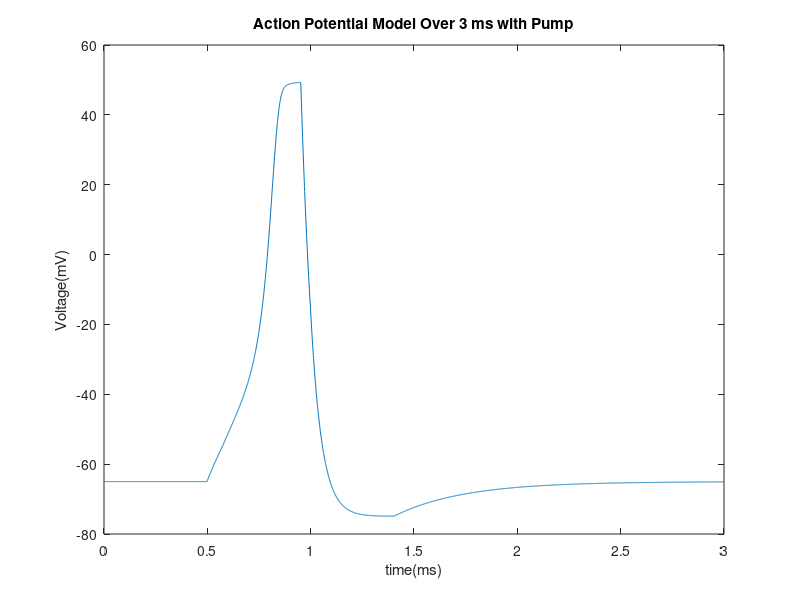
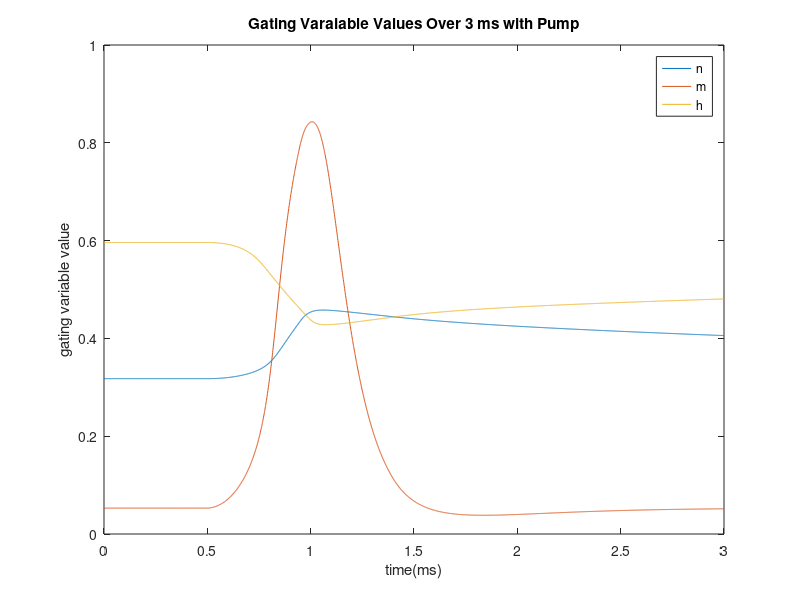

Source code (MATLAB) for these figures, in order:
%Constants
capitance = 0.1; % microfarads per centimeter squared
applied_current = 0; %nanoampheres

sodium_displacement = 50; % displacement from the equilibrium  ...
                          % potential in milllivolts
potassium_displacement = -77; % displacement from the equilibrium ...
                              % potential in milllivolts
leakage_displacement = -54.4; % displacement from the equilibrium ...
                               % potential in milllivolts

sodium_conductance = 120; % maximum conductance in millisiemens per ...
                          % centimeters squared
potassium_conductance = 36; % maximum conductance in millisiemens per ...
                            % centimeters squared
leakage_conductance = 0.3; % maximum conductance in millisiemens per ...
                           % centimeters squared
depolorization = 0; %bool used in conditionals 

hyperpolorization = 1; %bool used in conditionals

Na_K_threshold = 49.3; %voltage level where sodium gates close and 
                       %potassium gates open mV
                       
I = 15; %amount which will be applied to the simulation nA

Na_act = -55; %voltage level sodium gates open initially mV

time = 3; % milliseconds
delta_time = .001; % milliseconds
number_iterations = time/delta_time;
time_array = zeros(1, number_iterations); % time array
time_curr = .5; %time where current is applied ms
curr_duratoion = .5; %duration of applied current ms

an = @(voltage) (0.01 * (voltage + 55))/(1 - exp(-(voltage + 55) / 10));
     % n-gate opening rate constant in meters per second
am = @(voltage) (0.1 * (voltage + 40))/(1 - exp(-(voltage + 40) / 10));
     % m-gate opening rate constant in meters per second
ah = @(voltage) (0.07 * exp(-(voltage + 65) / 20));
     % h-gate opening rate constant in meters per second
bn = @(voltage) (0.125 * exp(-(voltage + 65) / 80));
     % n-gate closing rate constant in meters per second
bm = @(voltage) (4 * exp(-(voltage + 65) / 18));
     % m-gate closing rate constant in meters per second
bh = @(voltage) (1 / (exp(-(voltage + 35) / 10) + 1));
     % h-gate closing rate constant in meters per second

sodium_channel_current = @(voltage, n, m, h) (sodium_conductance * m^3 * ...
    h * (voltage - sodium_displacement)); %nanoampheres
potassium_channel_current = @(voltage, n, m, h) (potassium_conductance * ...
    n^4 * (voltage - potassium_displacement)); %nanoampheres
leakage_current = @(voltage, n, m, h) (leakage_conductance * ...
	(voltage - leakage_displacement)); %nanoampheres

%Differential equation for voltage with no potassium current
dvdt = @(voltage, I, n, m, h) (((1 / capitance) * ...
     (I - (sodium_channel_current(voltage, n, m, h) + ...
     leakage_current(voltage, n, m, h)-leakage_current(-65,n,m,h)))));
 
%Differential equation for voltage with no sodium current
dvdt2 = @(voltage, I, n, m, h) (((1 / capitance) * ...
     (I - (potassium_channel_current(voltage, n, m, h) + ...
     leakage_current(voltage, n, m, h)-leakage_current(-65,n,m,h)))));
 
%Differential equation for voltage with no potassium current 
 dvdt3 = @(voltage, I, n, m, h) (((1 / capitance) * ...
     (I - (leakage_current(voltage, n, m, h)-leakage_current(-65,n,m,h)))));
 

dndt = @(voltage, n, m, h) ((an(voltage) * (1 - n) - bn(voltage) * n));
dmdt = @(voltage, n, m, h) ((am(voltage) * (1 - m) - bm(voltage) * m));
dhdt = @(voltage, n, m, h) ((ah(voltage) * (1 - h) - bh(voltage) * h));
   
% initial values
V = zeros(1, number_iterations); % initialized voltage array
V(1) = -65; % initial voltage in millivolts
n = zeros(1, number_iterations); % initialized n array
n(1) = an(V(1)) / (an(V(1)) + bn(V(1))); % initial n-value
m = zeros(1, number_iterations); % initialized m array
m(1) = am(V(1)) / (am(V(1)) + bm(V(1))); % initial m-value
h = zeros(1, number_iterations); % initialized h array
h(1) = ah(V(1)) / (ah(V(1)) + bh(V(1))); % initial h-value
       
for i = 2:number_iterations
    time_array(i) = (i - 1) * delta_time;
    
     %checks for the correct time to apply the current to the system
    if i*delta_time == time_curr
         applied_current = I;
     end
    if i*delta_time == time_curr+curr_duratoion
         applied_current = applied_current-I;
    end
    
    %checks if the voltage is abvoe the sodium activation threshold
    if V(i-1) <= Na_act && depolorization == 0
    
        k1 = delta_time * dvdt3(V(i - 1), applied_current, n(i - 1),...
            m(i - 1), h(i - 1));
        n1 = delta_time * dndt(V(i - 1), n(i - 1), m(i - 1), h(i - 1));
        m1 = delta_time * dmdt(V(i - 1), n(i - 1), m(i - 1), h(i - 1)); 
        h1 = delta_time * dhdt(V(i - 1), n(i - 1), m(i - 1), h(i - 1));

        k2 = delta_time * dvdt3(V(i - 1) + (0.5 * k1), applied_current,...
            n(i - 1) + ...
            (0.5 * n1), m(i - 1) + (0.5 * m1), h(i - 1) + (0.5 * h1));
        n2 = delta_time * dndt(V(i - 1) + (0.5 * k1), n(i - 1) + ...
            (0.5 * n1), m(i - 1) + (0.5 * m1), h(i - 1) + (0.5 * h1));
        m2 = delta_time * dmdt(V(i - 1) + (0.5 * k1), n(i - 1) + ...
            (0.5 * n1), m(i - 1) + (0.5 * m1), h(i - 1) + (0.5 * h1));
        h2 = delta_time * dhdt(V(i - 1) + (0.5 * k1), n(i - 1) + ...
            (0.5 * n1), m(i - 1) + (0.5 * m1), h(i - 1) + (0.5 * h1));

        k3 = delta_time * dvdt3(V(i - 1) + (0.5 * k2), applied_current,...
            n(i - 1) + ...
            (0.5 * n2), m(i - 1) + (0.5 * m2), h(i - 1) + (0.5 * h2));
        n3 = delta_time * dndt(V(i - 1) + (0.5 * k2), n(i - 1) + ...
            (0.5 * n2), m(i - 1) + (0.5 * m2), h(i - 1) + (0.5 * h2));
        m3 = delta_time * dmdt(V(i - 1) + (0.5 * k2), n(i - 1) + ...
            (0.5 * n2), m(i - 1) + (0.5 * m2), h(i - 1) + (0.5 * h2));
        h3 = delta_time * dhdt(V(i - 1) + (0.5 * k2), n(i - 1) + ...
            (0.5 * n2), m(i - 1) + (0.5 * m2), h(i - 1) + (0.5 * h2));

        k4 = delta_time * dvdt3(V(i - 1) + k3, applied_current, n(i - 1)...
            + n3, m(i - 1) + m3, ...
            h(i - 1) + h3);
        n4 = delta_time * dndt(V(i - 1) + k3, n(i - 1) + n3, m(i - 1) + m3, ...
            h(i - 1) + h3);
        m4 = delta_time * dmdt(V(i - 1) + k3, n(i - 1) + n3, m(i - 1) + m3, ...
            h(i - 1) + h3);
        h4 = delta_time * dhdt(V(i - 1) + k3, n(i - 1) + n3, m(i - 1) + m3, ...
            h(i - 1) + h3);
        %checks if voltage allows potassium gates to open
    elseif V(i-1) < Na_K_threshold && depolorization == 0

        k1 = delta_time * dvdt(V(i - 1), applied_current, n(i - 1),...
            m(i - 1), h(i - 1));
        n1 = delta_time * dndt(V(i - 1), n(i - 1), m(i - 1), h(i - 1));
        m1 = delta_time * dmdt(V(i - 1), n(i - 1), m(i - 1), h(i - 1)); 
        h1 = delta_time * dhdt(V(i - 1), n(i - 1), m(i - 1), h(i - 1));

        k2 = delta_time * dvdt(V(i - 1) + (0.5 * k1), applied_current,...
            n(i - 1) + ...
            (0.5 * n1), m(i - 1) + (0.5 * m1), h(i - 1) + (0.5 * h1));
        n2 = delta_time * dndt(V(i - 1) + (0.5 * k1), n(i - 1) + ...
            (0.5 * n1), m(i - 1) + (0.5 * m1), h(i - 1) + (0.5 * h1));
        m2 = delta_time * dmdt(V(i - 1) + (0.5 * k1), n(i - 1) + ...
            (0.5 * n1), m(i - 1) + (0.5 * m1), h(i - 1) + (0.5 * h1));
        h2 = delta_time * dhdt(V(i - 1) + (0.5 * k1), n(i - 1) + ...
            (0.5 * n1), m(i - 1) + (0.5 * m1), h(i - 1) + (0.5 * h1));

        k3 = delta_time * dvdt(V(i - 1) + (0.5 * k2), applied_current,...
            n(i - 1) + ...
            (0.5 * n2), m(i - 1) + (0.5 * m2), h(i - 1) + (0.5 * h2));
        n3 = delta_time * dndt(V(i - 1) + (0.5 * k2), n(i - 1) + ...
            (0.5 * n2), m(i - 1) + (0.5 * m2), h(i - 1) + (0.5 * h2));
        m3 = delta_time * dmdt(V(i - 1) + (0.5 * k2), n(i - 1) + ...
            (0.5 * n2), m(i - 1) + (0.5 * m2), h(i - 1) + (0.5 * h2));
        h3 = delta_time * dhdt(V(i - 1) + (0.5 * k2), n(i - 1) + ...
            (0.5 * n2), m(i - 1) + (0.5 * m2), h(i - 1) + (0.5 * h2));

        k4 = delta_time * dvdt(V(i - 1) + k3, applied_current, n(i - 1)...
            + n3, m(i - 1) + m3, ...
            h(i - 1) + h3);
        n4 = delta_time * dndt(V(i - 1) + k3, n(i - 1) + n3, m(i - 1) + m3, ...
            h(i - 1) + h3);
        m4 = delta_time * dmdt(V(i - 1) + k3, n(i - 1) + n3, m(i - 1) + m3, ...
            h(i - 1) + h3);
        h4 = delta_time * dhdt(V(i - 1) + k3, n(i - 1) + n3, m(i - 1) + m3, ...
            h(i - 1) + h3);
        
        %checks and opens potassium gates
    elseif V(i-1) > Na_K_threshold && depolorization == 0 ...
            && hyperpolorization == 1 
        
        depolorization = 1;
        k1 = delta_time * dvdt2(V(i - 1), applied_current, n(i - 1),...
            m(i - 1), h(i - 1));
        n1 = delta_time * dndt(V(i - 1), n(i - 1), m(i - 1), h(i - 1));
        m1 = delta_time * dmdt(V(i - 1), n(i - 1), m(i - 1), h(i - 1)); 
        h1 = delta_time * dhdt(V(i - 1), n(i - 1), m(i - 1), h(i - 1));

        k2 = delta_time * dvdt2(V(i - 1) + (0.5 * k1), applied_current,...
            n(i - 1) + ...
            (0.5 * n1), m(i - 1) + (0.5 * m1), h(i - 1) + (0.5 * h1));
        n2 = delta_time * dndt(V(i - 1) + (0.5 * k1), n(i - 1) + ...
            (0.5 * n1), m(i - 1) + (0.5 * m1), h(i - 1) + (0.5 * h1));
        m2 = delta_time * dmdt(V(i - 1) + (0.5 * k1), n(i - 1) + ...
            (0.5 * n1), m(i - 1) + (0.5 * m1), h(i - 1) + (0.5 * h1));
        h2 = delta_time * dhdt(V(i - 1) + (0.5 * k1), n(i - 1) + ...
            (0.5 * n1), m(i - 1) + (0.5 * m1), h(i - 1) + (0.5 * h1));

        k3 = delta_time * dvdt2(V(i - 1) + (0.5 * k2), applied_current,...
            n(i - 1) + ...
            (0.5 * n2), m(i - 1) + (0.5 * m2), h(i - 1) + (0.5 * h2));
        n3 = delta_time * dndt(V(i - 1) + (0.5 * k2), n(i - 1) + ...
            (0.5 * n2), m(i - 1) + (0.5 * m2), h(i - 1) + (0.5 * h2));
        m3 = delta_time * dmdt(V(i - 1) + (0.5 * k2), n(i - 1) + ...
            (0.5 * n2), m(i - 1) + (0.5 * m2), h(i - 1) + (0.5 * h2));
        h3 = delta_time * dhdt(V(i - 1) + (0.5 * k2), n(i - 1) + ...
            (0.5 * n2), m(i - 1) + (0.5 * m2), h(i - 1) + (0.5 * h2));

        k4 = delta_time * dvdt2(V(i - 1) + k3, applied_current, n(i - 1)...
            + n3, m(i - 1) + m3, ...
            h(i - 1) + h3);
        n4 = delta_time * dndt(V(i - 1) + k3, n(i - 1) + n3, m(i - 1) + m3, ...
            h(i - 1) + h3);
        m4 = delta_time * dmdt(V(i - 1) + k3, n(i - 1) + n3, m(i - 1) + m3, ...
            h(i - 1) + h3);
        h4 = delta_time * dhdt(V(i - 1) + k3, n(i - 1) + n3, m(i - 1) + m3, ...
            h(i - 1) + h3);
        
        %checks to make sure potassium gates remain open
    elseif V(i-1) < Na_K_threshold && depolorization == 1 ...
            && hyperpolorization ==1 && V(i-1) < V(i-2)
        
        k1 = delta_time * dvdt2(V(i - 1), applied_current, n(i - 1),...
            m(i - 1), h(i - 1));
        n1 = delta_time * dndt(V(i - 1), n(i - 1), m(i - 1), h(i - 1));
        m1 = delta_time * dmdt(V(i - 1), n(i - 1), m(i - 1), h(i - 1)); 
        h1 = delta_time * dhdt(V(i - 1), n(i - 1), m(i - 1), h(i - 1));

        k2 = delta_time * dvdt2(V(i - 1) + (0.5 * k1), applied_current,...
            n(i - 1) + ...
            (0.5 * n1), m(i - 1) + (0.5 * m1), h(i - 1) + (0.5 * h1));
        n2 = delta_time * dndt(V(i - 1) + (0.5 * k1), n(i - 1) + ...
            (0.5 * n1), m(i - 1) + (0.5 * m1), h(i - 1) + (0.5 * h1));
        m2 = delta_time * dmdt(V(i - 1) + (0.5 * k1), n(i - 1) + ...
            (0.5 * n1), m(i - 1) + (0.5 * m1), h(i - 1) + (0.5 * h1));
        h2 = delta_time * dhdt(V(i - 1) + (0.5 * k1), n(i - 1) + ...
            (0.5 * n1), m(i - 1) + (0.5 * m1), h(i - 1) + (0.5 * h1));

        k3 = delta_time * dvdt2(V(i - 1) + (0.5 * k2), applied_current,...
            n(i - 1) + ...
            (0.5 * n2), m(i - 1) + (0.5 * m2), h(i - 1) + (0.5 * h2));
        n3 = delta_time * dndt(V(i - 1) + (0.5 * k2), n(i - 1) + ...
            (0.5 * n2), m(i - 1) + (0.5 * m2), h(i - 1) + (0.5 * h2));
        m3 = delta_time * dmdt(V(i - 1) + (0.5 * k2), n(i - 1) + ...
            (0.5 * n2), m(i - 1) + (0.5 * m2), h(i - 1) + (0.5 * h2));
        h3 = delta_time * dhdt(V(i - 1) + (0.5 * k2), n(i - 1) + ...
            (0.5 * n2), m(i - 1) + (0.5 * m2), h(i - 1) + (0.5 * h2));

        k4 = delta_time * dvdt2(V(i - 1) + k3, applied_current, n(i - 1)...
            + n3, m(i - 1) + m3, ...
            h(i - 1) + h3);
        n4 = delta_time * dndt(V(i - 1) + k3, n(i - 1) + n3, m(i - 1) + m3, ...
            h(i - 1) + h3);
        m4 = delta_time * dmdt(V(i - 1) + k3, n(i - 1) + n3, m(i - 1) + m3, ...
            h(i - 1) + h3);
        h4 = delta_time * dhdt(V(i - 1) + k3, n(i - 1) + n3, m(i - 1) + m3, ...
            h(i - 1) + h3);
        
        %checks if hyperpolorization has begun and if potassium gates close
    elseif V(i-1)>V(i-2) && depolorization ==1 && hyperpolorization ==1
        hyperpolorization = 0;
        
        k1 = delta_time * dvdt3(V(i - 1), applied_current, n(i - 1),...
            m(i - 1), h(i - 1));
        n1 = delta_time * dndt(V(i - 1), n(i - 1), m(i - 1), h(i - 1));
        m1 = delta_time * dmdt(V(i - 1), n(i - 1), m(i - 1), h(i - 1)); 
        h1 = delta_time * dhdt(V(i - 1), n(i - 1), m(i - 1), h(i - 1));

        k2 = delta_time * dvdt3(V(i - 1) + (0.5 * k1), applied_current,...
            n(i - 1) + ...
            (0.5 * n1), m(i - 1) + (0.5 * m1), h(i - 1) + (0.5 * h1));
        n2 = delta_time * dndt(V(i - 1) + (0.5 * k1), n(i - 1) + ...
            (0.5 * n1), m(i - 1) + (0.5 * m1), h(i - 1) + (0.5 * h1));
        m2 = delta_time * dmdt(V(i - 1) + (0.5 * k1), n(i - 1) + ...
            (0.5 * n1), m(i - 1) + (0.5 * m1), h(i - 1) + (0.5 * h1));
        h2 = delta_time * dhdt(V(i - 1) + (0.5 * k1), n(i - 1) + ...
            (0.5 * n1), m(i - 1) + (0.5 * m1), h(i - 1) + (0.5 * h1));

        k3 = delta_time * dvdt3(V(i - 1) + (0.5 * k2), applied_current,...
            n(i - 1) + ...
            (0.5 * n2), m(i - 1) + (0.5 * m2), h(i - 1) + (0.5 * h2));
        n3 = delta_time * dndt(V(i - 1) + (0.5 * k2), n(i - 1) + ...
            (0.5 * n2), m(i - 1) + (0.5 * m2), h(i - 1) + (0.5 * h2));
        m3 = delta_time * dmdt(V(i - 1) + (0.5 * k2), n(i - 1) + ...
            (0.5 * n2), m(i - 1) + (0.5 * m2), h(i - 1) + (0.5 * h2));
        h3 = delta_time * dhdt(V(i - 1) + (0.5 * k2), n(i - 1) + ...
            (0.5 * n2), m(i - 1) + (0.5 * m2), h(i - 1) + (0.5 * h2));

        k4 = delta_time * dvdt3(V(i - 1) + k3, applied_current, n(i - 1)...
            + n3, m(i - 1) + m3, ...
            h(i - 1) + h3);
        n4 = delta_time * dndt(V(i - 1) + k3, n(i - 1) + n3, m(i - 1) + m3, ...
            h(i - 1) + h3);
        m4 = delta_time * dmdt(V(i - 1) + k3, n(i - 1) + n3, m(i - 1) + m3, ...
            h(i - 1) + h3);
        h4 = delta_time * dhdt(V(i - 1) + k3, n(i - 1) + n3, m(i - 1) + m3, ...
            h(i - 1) + h3);
        
        %checks if potassium gates remain closed
    elseif V(i-1)>V(i-2) && depolorization == 1 && hyperpolorization == 0
        
        k1 = delta_time * dvdt3(V(i - 1), applied_current, n(i - 1),...
            m(i - 1), h(i - 1));
        n1 = delta_time * dndt(V(i - 1), n(i - 1), m(i - 1), h(i - 1));
        m1 = delta_time * dmdt(V(i - 1), n(i - 1), m(i - 1), h(i - 1)); 
        h1 = delta_time * dhdt(V(i - 1), n(i - 1), m(i - 1), h(i - 1));

        k2 = delta_time * dvdt3(V(i - 1) + (0.5 * k1), applied_current,...
            n(i - 1) + ...
            (0.5 * n1), m(i - 1) + (0.5 * m1), h(i - 1) + (0.5 * h1));
        n2 = delta_time * dndt(V(i - 1) + (0.5 * k1), n(i - 1) + ...
            (0.5 * n1), m(i - 1) + (0.5 * m1), h(i - 1) + (0.5 * h1));
        m2 = delta_time * dmdt(V(i - 1) + (0.5 * k1), n(i - 1) + ...
            (0.5 * n1), m(i - 1) + (0.5 * m1), h(i - 1) + (0.5 * h1));
        h2 = delta_time * dhdt(V(i - 1) + (0.5 * k1), n(i - 1) + ...
            (0.5 * n1), m(i - 1) + (0.5 * m1), h(i - 1) + (0.5 * h1));

        k3 = delta_time * dvdt3(V(i - 1) + (0.5 * k2), applied_current,...
            n(i - 1) + ...
            (0.5 * n2), m(i - 1) + (0.5 * m2), h(i - 1) + (0.5 * h2));
        n3 = delta_time * dndt(V(i - 1) + (0.5 * k2), n(i - 1) + ...
            (0.5 * n2), m(i - 1) + (0.5 * m2), h(i - 1) + (0.5 * h2));
        m3 = delta_time * dmdt(V(i - 1) + (0.5 * k2), n(i - 1) + ...
            (0.5 * n2), m(i - 1) + (0.5 * m2), h(i - 1) + (0.5 * h2));
        h3 = delta_time * dhdt(V(i - 1) + (0.5 * k2), n(i - 1) + ...
            (0.5 * n2), m(i - 1) + (0.5 * m2), h(i - 1) + (0.5 * h2));

        k4 = delta_time * dvdt3(V(i - 1) + k3, applied_current, n(i - 1) + ...
            n3, m(i - 1) + m3, ...
            h(i - 1) + h3);
        n4 = delta_time * dndt(V(i - 1) + k3, n(i - 1) + n3, m(i - 1) + m3, ...
            h(i - 1) + h3);
        m4 = delta_time * dmdt(V(i - 1) + k3, n(i - 1) + n3, m(i - 1) + m3, ...
            h(i - 1) + h3);
        h4 = delta_time * dhdt(V(i - 1) + k3, n(i - 1) + n3, m(i - 1) + m3, ...
            h(i - 1) + h3);
    end

    V(i) = V(i - 1) + 1 / 6 * (k1 + 2 * k2 + 2 * k3 + k4);
    n(i) = n(i - 1) + 1 / 6 * (n1 + 2 * n2 + 2 * n3 + n4);
    m(i) = m(i - 1) + 1 / 6 * (m1 + 2 * m2 + 2 * m3 + m4);
    h(i) = h(i - 1) + 1 / 6 * (h1 + 2 * h2 + 2 * h3 + h4);
end

figure()
plot(time_array, V)
title("Action Potential Model Over 3 ms with Pump");
xlabel("time(ms)");
ylabel("Voltage(mV)");

figure()
plot(time_array,n,time_array,m,time_array,h);
title("Gating Varaiable Values Over 3 ms with Pump");
xlabel("time(ms)");
ylabel("gating variable value");
legend("n", "m", "h");